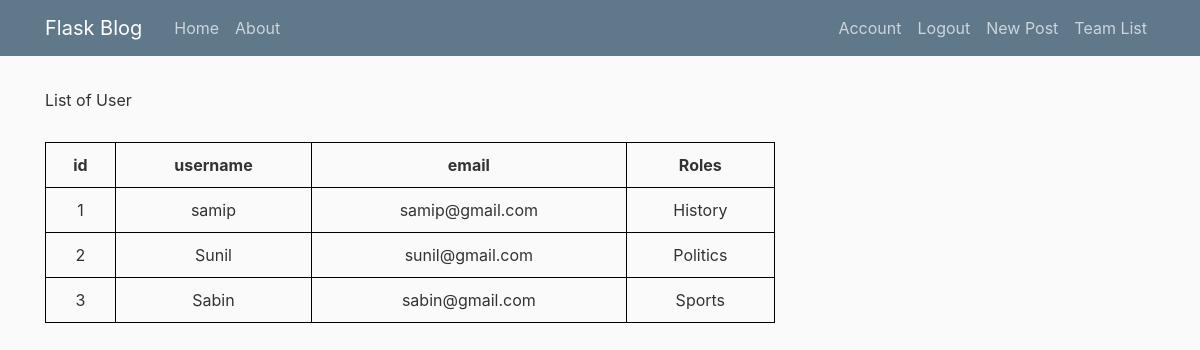
The page /table (signed in) on the database its author committed.
### flaskblog/models.py (models this page shows, shortened)
class User(db.Model, UserMixin):
    id = db.Column(db.Integer, primary_key=True)
    username = db.Column(db.String(20), unique=True, nullable=False)
    email = db.Column(db.String(120), unique=True, nullable=False)
    image_file = db.Column(db.String(20), nullable=False,
                           default='default.jpg')
    password = db.Column(db.String(60), nullable=False)
    posts = db.relationship('Post', backref='author', lazy=True)
    is_admin = db.Column(db.Boolean, default=False)
    category_permission = db.relationship(
        'CategoryPermission', backref='user', lazy=True)

class Category(db.Model):
    id = db.Column(db.Integer, primary_key=True)
    name = db.Column(db.String(100), nullable=True, unique=True)
    posts = db.relationship('Post', backref='post', lazy=True)
    def __repr__(self):
        return self.name

### flaskblog/routes.py (the view)
@app.route("/table")
@login_required
def table():
    users= User.query.all()
    return render_template('table.html', title='Table',data=users)

### flaskblog/models.py (called while the page is built)
@login_manager.user_loader
def load_user(user_id):
    return User.query.get(int(user_id))

### flaskblog/templates/table.html (shortened to what this page needs)
{% extends "layout.html" %}
{% block content %}
    <h1></h1> List of User </h1>
    <table>
        <tr>
            <th>id</th>
            <th>username</th>
            <th>email</th>
            <th>Roles</th>
        </tr>
        {% for user in data  %}
        {% if user.category_permission|length != 0 %}
        <tr>
            <td>{{user.id}}</td>
            <td>{{user.username}}</td>
            <td>{{user.email}}</td>
            <td>{{user.category_permission[0].category}}</td>
        </tr>
        {%endif%}
        {% endfor %}
    </table>
{% endblock content %}

### flaskblog/static/main.css (style rules this page uses)
body { background: #fafafa; color: #333333; margin-top: 5rem; }

### flaskblog/templates/table.html (style rules this page uses)
table { border-collapse: collapse; width: 100%; margin: 30px auto; }
th, td { border: 1px solid black; padding: 10px; text-align: center; }

### rows shown on the page
User: id "1", username "samip", email "samip@gmail.com", name "History"
User: id "2", username "Sunil", email "sunil@gmail.com", name "Politics"
User: id "3", username "Sabin", email "sabin@gmail.com", name "Sports"
